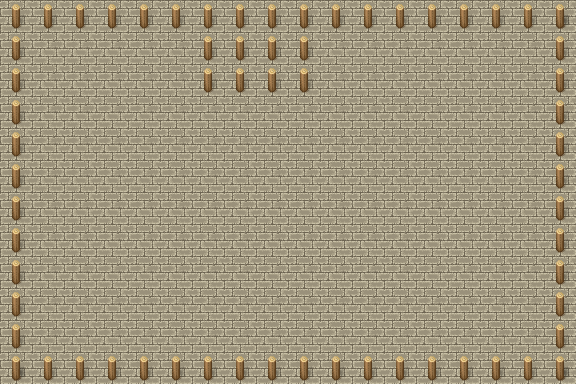

Tiled map render using the project's own tile images. Description and the map definition, with tile-layer contents summarised, below:
An orthogonal 18x12 tile map with 32x32 px tiles, 3 tile layers (Fons, Obstacles AUXILIARS, Obstacles).

<map version="1.5" tiledversion="1.7.2" orientation="orthogonal" renderorder="right-down" width="18" height="12" tilewidth="32" tileheight="32" infinite="0" nextlayerid="5" nextobjectid="1">
 <tileset firstgid="1" name="[Base]BaseChip_pipo" tilewidth="32" tileheight="32" tilecount="1064" columns="8">
  <image source="[Base]BaseChip_pipo.png" width="256" height="4256" />
 </tileset>
 <layer id="1" name="Fons" width="18" height="12">
  <properties>
   <property name="Draw" value="1" />
  </properties>
  <data>[216 cells, 216 non-empty, 1 distinct tile ids]</data>
 </layer>
 <layer id="2" name="Obstacles AUXILIARS" width="18" height="12">
  <properties>
   <property name="Draw" value="1" />
   <property name="Navegation" value="3" />
  </properties>
  <data>[216 cells, 25 non-empty, 1 distinct tile ids]</data>
 </layer>
 <layer id="4" name="Obstacles" width="18" height="12">
  <properties>
   <property name="Draw" type="int" value="1" />
   <property name="Navegation" type="int" value="2" />
  </properties>
  <data>[216 cells, 42 non-empty, 1 distinct tile ids]</data>
 </layer>
</map>
